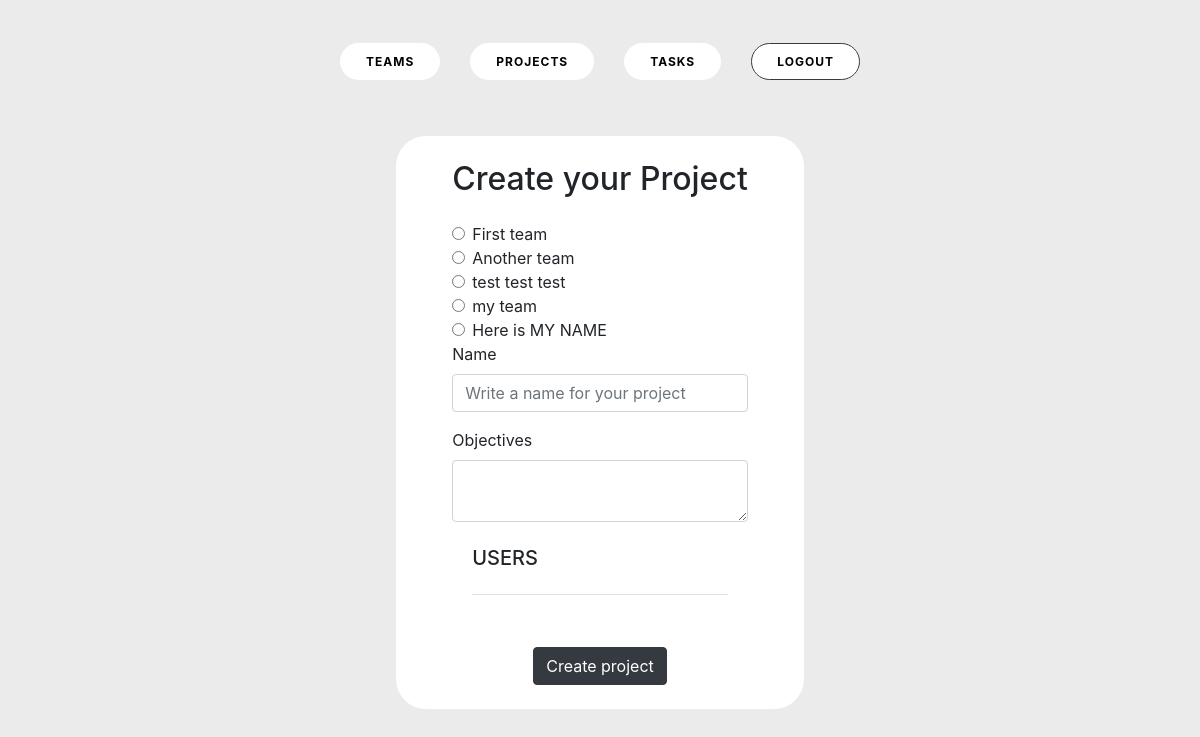
The app's page /create_project (signed in) with its own data.
### network/models.py (models this page shows, shortened)
class Team(models.Model):
    name = models.CharField(max_length=255)
    objective = models.TextField()
    color = models.CharField(max_length=7)
    members = models.ManyToManyField(User, related_name='teams', default=None, null=True,)

### network/views.py (the view, shortened to what this page needs)
# urls.py: path("create_project", views.create_project, name="create_project"),
def create_project(request):
    if request.method == "GET":
        current_user = request.user
        user_teams = current_user.teams.all()
        context = {
            'user_teams': user_teams
        }
        return render(request, "network/create_project.html", context)

### network/templates/network/create_project.html (shortened to what this page needs)
{% extends "network/layout.html" %}
{% load static %}
{% block body %}
  <div class="pt-3"></div>
  <div class="container form_card m-auto px-5 py-3">
    <form id="create_project" action="{% url 'create_project' %}" method="post" class="m-2">
      <h2 class="pb-3">Create your Project</h2>
      {% for team in user_teams %}
      <div class="form-check">
        <input class="form-check-input team-radio" type="radio" name="project_team" id="radio_{{ team.name }}" value="{{ team.name }}">
        <label class="form-check-label" for="radio_{{ team.name }}">
          {{ team.name }}
        </label>
      </div>
      {% endfor %}
      <div class="form-group">
        <label for="project_input">Name</label>
        <input type="text" class="form-control" id="project_input" name="project_name" placeholder="Write a name for your project"  maxlength="15">
      </div>
      <div class="form-group">
          <label for="objective_input">Objectives</label>
          <textarea class="form-control" id="objective_input" name="project_objective" rows="2"></textarea>
      </div>
      <div class="card-body pt-2">
        <div class="d-flex align-items-center mb-4 pb-4 border-bottom">
            <div class="ms-3">
                <h5 class="text-uppercase fw-weight-bold mb-0">Users</h5>
            </div>
        </div>
      </div>
      <div class="d-flex justify-content-center pt-2">
        <button type="submit" class="btn btn-dark">Create project</button>
      </div>
    </form>
  </div>
{% endblock %}

### network/static/network/css/style.css (style rules this page uses)
:root { --color: #7A83D1; --transition-time: 0.5s; }
* { box-sizing: border-box; }
body { margin: 0; min-height: 100vh; font-family: 'Open Sans'; background: #ebebeb; }

### network/static/network/css/login.css (style rules this page uses)
h2 { text-align: center; }

### network/static/network/css/tasks.css (style rules this page uses)
* { margin: 0; padding: 0; box-sizing: border-box; }
body { font-family: -apple-system, BlinkMacSystemFont, "Segoe UI", Roboto, Helvetica, Arial, sans-serif, "Apple Color Emoji", "Segoe UI Emoji", "Segoe UI Symbol"; }

### network/static/network/css/teams.css (style rules this page uses)
* { box-sizing: border-box; }

### network/static/network/css/create_team.css (style rules this page uses)
.form_card { background-color: white; max-width: max-content; border-radius: 30px; }

### records on screen
Team: name "First team"
Team: name "Another team"
Team: name "test test test"
Team: name "my team"
Team: name "Here is MY NAME"
